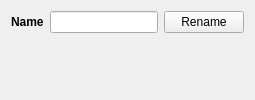
          <widget class="QWidget" name="GeneralTab">
            <attribute name="title">
              <string>General</string>
            </attribute>
            <layout class="QVBoxLayout">
              <item>
                <layout class="QHBoxLayout">
                  <item>
                    <widget class="QLabel" name="NameLabel">
                      <property name="maximumSize">
                        <size>
                          <width>16777215</width>
                          <height>28</height>
                        </size>
                      </property>
                      <property name="font">
                        <font>
                          <weight>75</weight>
                          <bold>true</bold>
                        </font>
                      </property>
                      <property name="text">
                        <string>Name</string>
                      </property>
                    </widget>
                  </item>
                  <item>
                    <widget class="QLineEdit" name="LinkNameLineEdit">
                      <property name="focusPolicy">
                        <enum>Qt::NoFocus</enum>
                      </property>
                      <property name="text">
                        <string />
                      </property>
                      <property name="readOnly">
                        <bool>true</bool>
                      </property>
                    </widget>
                  </item>
                  <item>
                    <widget class="QPushButton" name="RenameLinkButton">
                      <property name="text">
                        <string>Rename</string>
                      </property>
                    </widget>
                  </item>
                </layout>
              </item>
              <item>
                <spacer name="verticalSpacer">
                  <property name="orientation">
                    <enum>Qt::Vertical</enum>
                  </property>
                  <property name="sizeHint" stdset="0">
                    <size>
                      <width>20</width>
                      <height>40</height>
                    </size>
                  </property>
                </spacer>
              </item>
            </layout>
          </widget>
